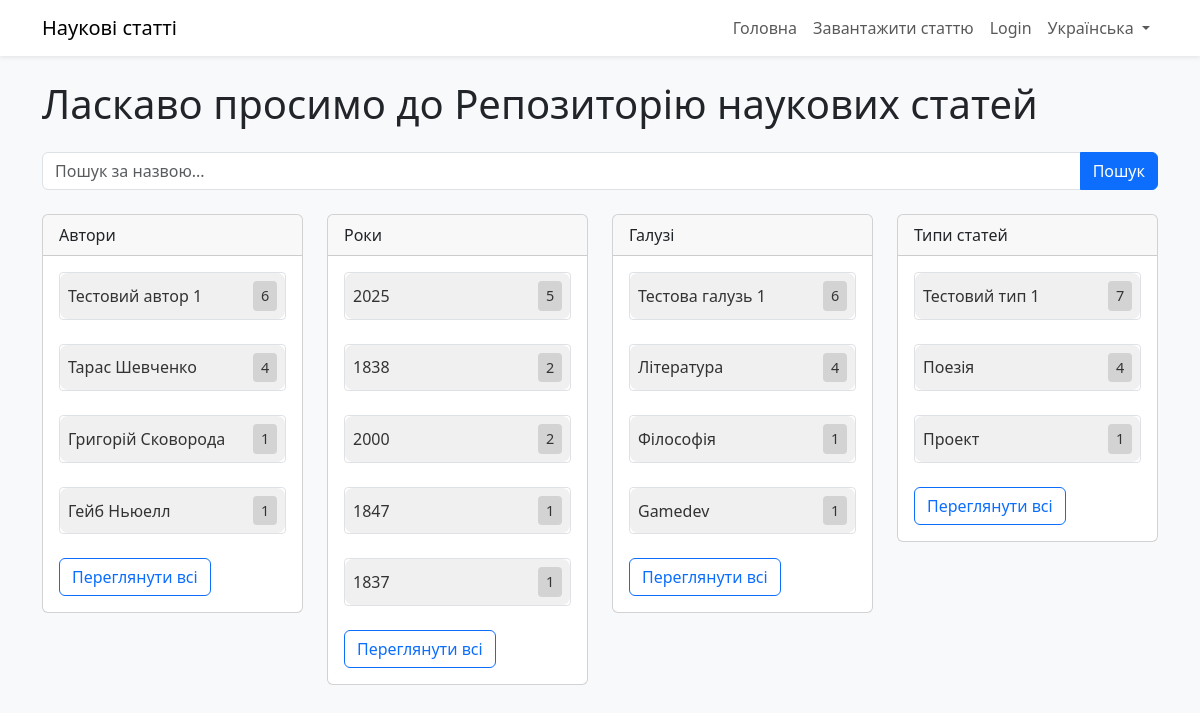
The app's page /uk/ with its own data.
### papers/models.py (models this page shows, shortened)
class Tag(models.Model):
    name = models.CharField(max_length=100)
    category = models.CharField(max_length=50)
    STATUS_CHOICES = (
        ('pending', 'Pending'),
        ('approved', 'Approved'),
        ('rejected', 'Rejected'),
    )
    status = models.CharField(max_length=20, choices=STATUS_CHOICES, default='approved')  # Existing tags are approved

### papers/views.py (the view)
# urls.py: path('', views.home, name='home'),
def home(request):
    query = request.GET.get('q', '')
    top_tags = {
        'author': Tag.objects.filter(category='author', status='approved')
                            .annotate(num_papers=Count('papers', filter=Q(papers__status='approved')))
                            .filter(num_papers__gt=0)
                            .order_by('-num_papers')[:5],
        'year': Tag.objects.filter(category='year', status='approved')
                          .annotate(num_papers=Count('papers', filter=Q(papers__status='approved')))
                          .filter(num_papers__gt=0)
                          .order_by('-num_papers')[:5],
        'field': Tag.objects.filter(category='field', status='approved')
                           .annotate(num_papers=Count('papers', filter=Q(papers__status='approved')))
                           .filter(num_papers__gt=0)
                           .order_by('-num_papers')[:5],
        'paper_type': Tag.objects.filter(category='paper_type', status='approved')
                                .annotate(num_papers=Count('papers', filter=Q(papers__status='approved')))
                                .filter(num_papers__gt=0)
                                .order_by('-num_papers')[:5],
    }
    return render(request, 'papers/home.html', {'top_tags': top_tags, 'query': query})

### papers/templates/papers/home.html (shortened to what this page needs)
<!DOCTYPE html>
{% load i18n static %}
{% get_current_language as LANGUAGE_CODE %}
{% get_language_info for LANGUAGE_CODE as lang_info %}
<html lang="{{ LANGUAGE_CODE }}">
<head>
    <link href="https://cdn.jsdelivr.net/npm/bootstrap@5.3.0/dist/css/bootstrap.min.css" rel="stylesheet">
    <link rel="stylesheet" href="{% static 'papers/css/styles.css' %}">
</head>
<body class="bg-light">
    <nav class="navbar navbar-expand-lg navbar-light bg-white shadow-sm">
        <div class="container">
            <a class="navbar-brand" href="{% url 'home' %}">{% trans "Наукові статті" %}</a>
            <div class="collapse navbar-collapse" id="navbarNav">
                <ul class="navbar-nav ms-auto">
                    <li class="nav-item">
                        <a class="nav-link" href="{% url 'home' %}">{% trans "Головна" %}</a>
                    </li>
                    <li class="nav-item">
                        <a class="nav-link" href="{% url 'upload_paper' %}">{% trans "Завантажити статтю" %}</a>
                    </li>
                    {% if user.is_authenticated %}
                    <li class="nav-item">
                        <a class="nav-link" href="{% url 'logout' %}">{% trans "Logout" %}</a>
                    </li>
                    {% else %}
                    <li class="nav-item">
                        <a class="nav-link" href="{% url 'login' %}">{% trans "Login" %}</a>
                    </li>
                    {% endif %}
                    <li class="nav-item dropdown">
                        <a class="nav-link dropdown-toggle" href="#" id="languageDropdown" role="button" data-bs-toggle="dropdown">
                            {{ lang_info.name_local }}
                        </a>
                    </li>
                </ul>
            </div>
        </div>
    </nav>
    <div class="container mt-4">
        <h1 class="mb-4">{% trans "Ласкаво просимо до Репозиторію наукових статей" %}</h1>
        <form method="get" action="{% url 'search_results' %}" class="mb-4">
            <div class="input-group">
                <input type="text" name="q" class="form-control" placeholder="{% trans 'Пошук за назвою...' %}" value="{{ query }}">
                <button class="btn btn-primary" type="submit">{% trans "Пошук" %}</button>
            </div>
        </form>
        <div class="row">
            {% for category, tags in top_tags.items %}
            <div class="col-md-3 mb-4">
                <div class="card">
                    <div class="card-header">
                        {% if category == 'author' %}{% trans "Автори" %}
                        {% elif category == 'year' %}{% trans "Роки" %}
                        {% elif category == 'field' %}{% trans "Галузі" %}
                        {% elif category == 'paper_type' %}{% trans "Типи статей" %}
                        {% endif %}
                    </div>
                    <div class="card-body">
                        <ul class="list-group list-group-flush">
                            {% for tag in tags %}
                            <li class="list-group-item p-0 mb-2">
                                <a href="{% url 'search_results' %}?tags_{{ category }}={{ tag.id }}" class="tag-box d-flex justify-content-between align-items-center p-2">
                                    <span>{{ tag.name }}</span>
                                    <span class="counter-box" data-counter="{{ tag.num_papers|default:'0' }}">{{ tag.num_papers|default:'0' }}</span>
                                </a>
                            </li>
                            {% empty %}
                            <li class="list-group-item">{% trans "Теги відсутні" %}</li>
                            {% endfor %}
                        </ul>
                        <a href="{% url 'tag_list' category %}" class="btn btn-outline-primary mt-3">{% trans "Переглянути всі" %}</a>
                    </div>
                </div>
            </div>
            {% endfor %}
        </div>
    </div>
</body>
</html>

### papers/static/papers/css/styles.css (style rules this page uses)
.tag-box { background-color: #f0f0f0; border-radius: 8px; text-decoration: none !important; color: #333; transition: background-color 0.2s; }
.counter-box { background-color: #d3d3d3; color: #333; padding: 4px 6px; border-radius: 4px; font-size: 0.9em; font-weight: 500; display: inline-block; text-align: center; min-width: 24px; }
.counter-box[data-length="1"], .counter-box[data-length="2"] { width: 24px; }
.list-group-item { border: 1px solid #dee2e6 !important; border-radius: 4px !important; }
.list-group-item + .list-group-item { margin-top: 1rem; }

### records on screen
Tag: name "Тестовий автор 1", num_papers "6"
Tag: name "Тарас Шевченко", num_papers "4"
Tag: name "Григорій Сковорода", num_papers "1"
Tag: name "Гейб Ньюелл", num_papers "1"
Tag: name "2025", num_papers "5"
Tag: name "1838", num_papers "2"
Tag: name "2000", num_papers "2"
Tag: name "1847", num_papers "1"
Tag: name "1837", num_papers "1"
Tag: name "Тестова галузь 1", num_papers "6"
Tag: name "Література", num_papers "4"
Tag: name "Філософія", num_papers "1"
Tag: name "Gamedev", num_papers "1"
Tag: name "Тестовий тип 1", num_papers "7"
Tag: name "Поезія", num_papers "4"
Tag: name "Проект", num_papers "1"

### other values on screen
{{ lang_info.name_local }} "Українська"
